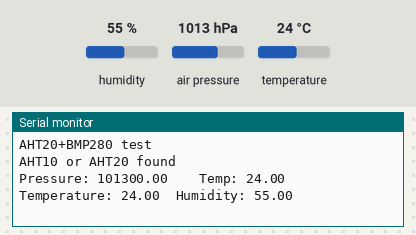
Simulated run of this program. Board: Arduino Uno, built with avr-gcc and run on an emulated ATmega328P. Parts: the last lines printed to the serial monitor. The test bench sets the inputs (shaded band); at power-on: humidity 55 %, air pressure 1013 hPa, temperature 24 °C.

Above: at 1.2 s.
1.3 s: humidity set to 22 %
At 2.15 s:
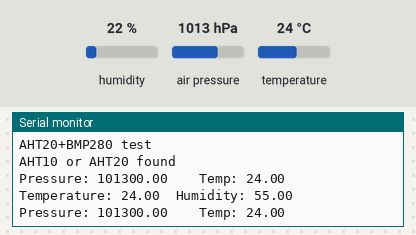
2.8 s: air pressure set to 952 hPa
At 4.24 s:
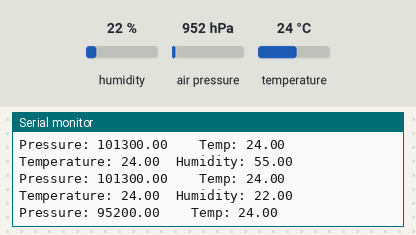
4.3 s: temperature set to 12 °C
At 5.5 s:
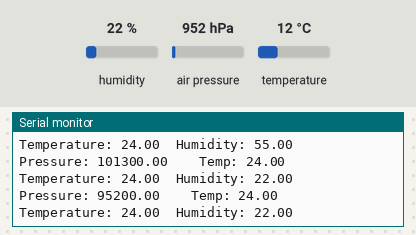

The program:

main.cpp
```cpp
#include <Arduino.h>
#include <Wire.h>
#include <Adafruit_BMP280.h>
#include <Adafruit_AHTX0.h>


Adafruit_BMP280 bmp;
Adafruit_AHTX0 aht;
// put function declarations here:
int myFunction(int, int);

void setup() {
  // put your setup code here, to run once:
  int result = myFunction(2, 3);
  Serial.println(result);
  Serial.begin(115200);
  Serial.println(F("AHT20+BMP280 test"));

  if (!bmp.begin()) {
    Serial.println(F("Could not find a valid BMP280 sensor, check wiring!"));
    while (1);
  }


  /* Default settings from datasheet. */
  bmp.setSampling(Adafruit_BMP280::MODE_NORMAL,     /* Operating Mode. */
                  Adafruit_BMP280::SAMPLING_X2,     /* Temp. oversampling */
                  Adafruit_BMP280::SAMPLING_X16,    /* Pressure oversampling */
                  Adafruit_BMP280::FILTER_X16,      /* Filtering. */
                  Adafruit_BMP280::STANDBY_MS_500); /* Standby time. */


  if (! aht.begin()) {
    Serial.println("Could not find AHT? Check wiring");
    while (1) delay(10);
  }
  Serial.println("AHT10 or AHT20 found");

}

void loop() {
  // put your main code here, to run repeatedly:
   Serial.print("Pressure: " );
   Serial.print(bmp.readPressure());
  Serial.print("    Temp: " );
   Serial.println(bmp.readTemperature());


  sensors_event_t humidity, temp;
  aht.getEvent(&humidity, &temp);// populate temp and humidity objects with fresh data
  Serial.print("Temperature: "); Serial.print(temp.temperature);
  Serial.print("  Humidity: "); Serial.println(humidity.relative_humidity);

    delay(2000);
}

// put function definitions here:
int myFunction(int x, int y) {
  return x + y;
}
```

Measured:
- after the input at 2.8 s, the serial monitor: prints a new line after 1.4 s (image 2)
